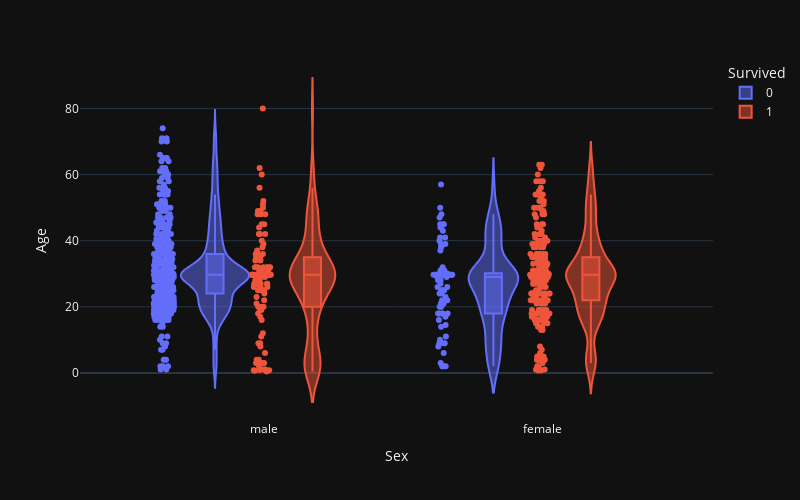

Here is the notebook cell this chart was saved with:
### Markdown cell above
Objective: Analyze the distribution of age by sex and survival status <br>
About the code: Creates a violin plot that shows the distribution of age by sex and survival status <br>
Justification: A violin plot is a type of chart that combines a box plot and a kernel density plot to show the shape and spread of the data. It is useful for comparing multiple groups and identifying outliers.

The code can be explained as follows:

- Firstly, create a violin plot using the px.violin function. It takes the following arguments:
  - df: the name of the dataset to use
  - y: the name of the column to plot on the y-axis, in this case "Age"
  - x: the name of the column to plot on the x-axis, in this case "Sex"
  - color: the name of the column to use for coloring the violins, in this case "Survived"
  - box: a boolean value that determines whether to show a box plot inside each violin, in this case True
  - points: a string that determines whether to show individual data points inside each violin, in this case "all"
  - width: the width of the plot in pixels, in this case 800
  - height: the height of the plot in pixels, in this case 500
- The third line shows the plot using the fig.show method. This will open a new browser window with the interactive plot.

Result:
- The average age of female survivors was 29 years, while the average age of female non-survivors was 26 years.
- The average age of male survivors was 27.6 years, while the average age of male non-survivors was 31.2 years.
- The middle age of both female and male survivors was 29.7 years, while the middle age of female non-survivors was 29 years and the middle age of male non-survivors was 29.7 years.
- The ages of male survivors and non-survivors varied more from the average than the ages of female survivors and non-survivors.
- Half of the female survivors were younger than 29.7 years and half were older, while half of the female non-survivors were younger than 29 years and half were older.
- Half of the male survivors and non-survivors were younger than 29.7 years and half were older.

This means that:

- Female passengers had a better chance of surviving than male passengers, no matter how old they were.
- Male passengers who were younger had a slightly better chance of surviving than male passengers who were older, while there was no clear difference for female passengers based on their age.
- There was more variety in the age of male passengers and survivors than in the age of female passengers and non-survivors.
- Most of the passengers were around 30 years old, with some younger and some older.

### Code cell
fig = px.violin(df, y="Age", x="Sex", color="Survived", box=True, points="all", width=800, height=500)

fig.show()

### Figure 1 — Plotly figure (JSON) as saved in the notebook; plotly's stock layout.template omitted (floating-point values rounded to 4 significant figures; data arrays with more than 128 entries replaced by an {"elided": "..."} marker saying what was removed)
{"data": [{"alignmentgroup": "True", "box": {"visible": true}, "hovertemplate": "Survived=0<br>Sex=%{x}<br>Age=%{y}<extra></extra>", "legendgroup": "0", "marker": {"color": "#636efa"}, "name": "0", "offsetgroup": "0", "orientation": "v", "points": "all", "scalegroup": "True", "showlegend": true, "type": "violin", "x": {"elided": "549 str values"}, "x0": " ", "xaxis": "x", "y": {"elided": "549 float values"}, "y0": " ", "yaxis": "y"}, {"alignmentgroup": "True", "box": {"visible": true}, "hovertemplate": "Survived=1<br>Sex=%{x}<br>Age=%{y}<extra></extra>", "legendgroup": "1", "marker": {"color": "#EF553B"}, "name": "1", "offsetgroup": "1", "orientation": "v", "points": "all", "scalegroup": "True", "showlegend": true, "type": "violin", "x": {"elided": "342 str values"}, "x0": " ", "xaxis": "x", "y": {"elided": "342 float values"}, "y0": " ", "yaxis": "y"}], "layout": {"height": 500, "legend": {"title": {"text": "Survived"}, "tracegroupgap": 0}, "margin": {"t": 60}, "violinmode": "group", "width": 800, "xaxis": {"anchor": "y", "domain": [0, 1], "title": {"text": "Sex"}}, "yaxis": {"anchor": "x", "domain": [0, 1], "title": {"text": "Age"}}}}
